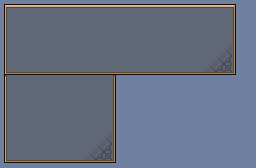

A 2D game scene composited from a Tiled map and its tileset images. What follows is a short description and the map's XML, with every tile layer's data as written:
An orthogonal 32x21 tile map with 8x8 px tiles, 1 tile layer (Tile Layer 1).

<map version="1.10" tiledversion="1.11.2" orientation="orthogonal" renderorder="right-down" width="32" height="21" tilewidth="8" tileheight="8" infinite="0" nextlayerid="2" nextobjectid="1">
 <tileset firstgid="1" name="MenuTiles" tilewidth="8" tileheight="8" tilecount="128" columns="16">
  <image source="../../Image/Png/MenuTiles.png" width="128" height="64" />
 </tileset>
 <layer id="1" name="Tile Layer 1" width="32" height="21">
  <data encoding="csv">
2,3,3,3,3,3,3,3,3,3,3,3,3,3,3,3,3,3,3,3,3,3,3,3,3,3,3,3,3,6,1,1,
7,9,9,9,9,9,9,9,9,9,9,9,9,9,9,9,9,9,9,9,9,9,9,9,9,9,9,9,9,11,1,1,
7,9,9,9,9,9,9,9,9,9,9,9,9,9,9,9,9,9,9,9,9,9,9,9,9,9,9,9,9,11,1,1,
7,9,9,9,9,9,9,9,9,9,9,9,9,9,9,9,9,9,9,9,9,9,9,9,9,9,9,9,9,11,1,1,
7,9,9,9,9,9,9,9,9,9,9,9,9,9,9,9,9,9,9,9,9,9,9,9,9,9,9,9,9,11,1,1,
7,9,9,9,9,9,9,9,9,9,9,9,9,9,9,9,9,9,9,9,9,9,9,9,9,9,9,9,63,11,1,1,
7,9,9,9,9,9,9,9,9,9,9,9,9,9,9,9,9,9,9,9,9,9,9,9,9,9,9,63,65,11,1,1,
7,9,9,9,9,9,9,9,9,9,9,9,9,9,9,9,9,9,9,9,9,9,9,9,9,9,63,65,67,11,1,1,
7,9,9,9,9,9,9,9,9,9,9,9,9,9,9,9,9,9,9,9,9,9,9,9,9,63,65,67,69,11,1,1,
106,107,107,107,107,107,107,107,107,107,107,107,107,107,109,28,28,28,28,28,28,28,28,28,28,28,28,28,28,32,1,1,
7,9,9,9,9,9,9,9,9,9,9,9,9,9,11,1,1,1,1,1,1,1,1,1,1,1,1,1,1,1,1,1,
7,9,9,9,9,9,9,9,9,9,9,9,9,9,11,1,1,1,1,1,1,1,1,1,1,1,1,1,1,1,1,1,
7,9,9,9,9,9,9,9,9,9,9,9,9,9,11,1,1,1,1,1,1,1,1,1,1,1,1,1,1,1,1,1,
7,9,9,9,9,9,9,9,9,9,9,9,9,9,11,1,1,1,1,1,1,1,1,1,1,1,1,1,1,1,1,1,
7,9,9,9,9,9,9,9,9,9,9,9,9,9,11,1,1,1,1,1,1,1,1,1,1,1,1,1,1,1,1,1,
7,9,9,9,9,9,9,9,9,9,9,9,9,9,11,1,1,1,1,1,1,1,1,1,1,1,1,1,1,1,1,1,
7,9,9,9,9,9,9,9,9,9,9,9,9,63,11,1,1,1,1,1,1,1,1,1,1,1,1,1,1,1,1,1,
7,9,9,9,9,9,9,9,9,9,9,9,63,65,11,1,1,1,1,1,1,1,1,1,1,1,1,1,1,1,1,1,
7,9,9,9,9,9,9,9,9,9,9,63,65,67,11,1,1,1,1,1,1,1,1,1,1,1,1,1,1,1,1,1,
7,9,9,9,9,9,9,9,9,9,63,65,67,69,11,1,1,1,1,1,1,1,1,1,1,1,1,1,1,1,1,1,
27,28,28,28,28,28,28,28,28,28,28,28,28,28,32,1,1,1,1,1,1,1,1,1,1,1,1,1,1,1,1,1
</data>
 </layer>
</map>
